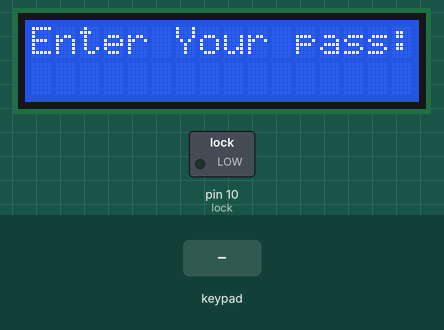
This sketch was run on a simulated Arduino Uno, built with avr-gcc and run on an emulated ATmega328P. On the bench: 16×2 character LCD, switched loads named in the sketch (green lamp = pin HIGH). The test bench sets the inputs (shaded band).

Above: at 1.2 s.
1.3 s: keypad keys 1 2 3 4 pressed 0.4 s apart
At 3.6 s:
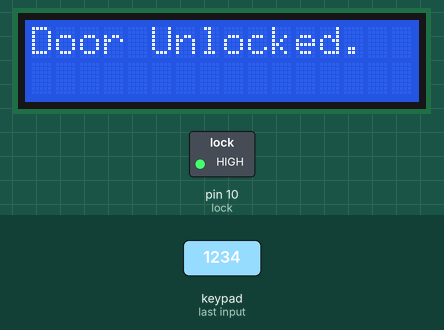
4.4 s: keypad keys 9 8 7 6 pressed 0.4 s apart
At 8.8 s:
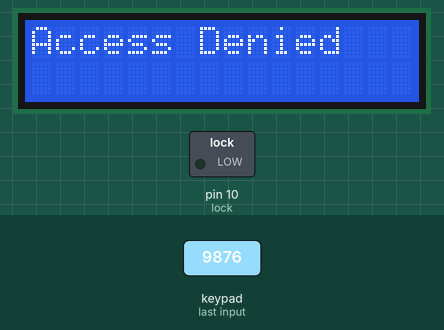
9.0 s: key '1' pressed
At 10.9 s:
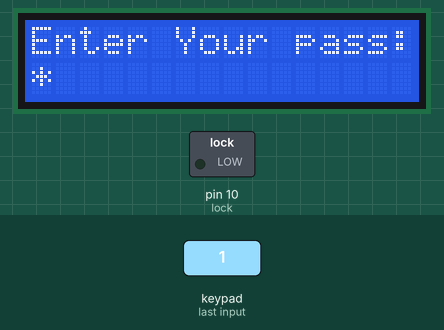
11.6 s: key '2' pressed
At 12.4 s:
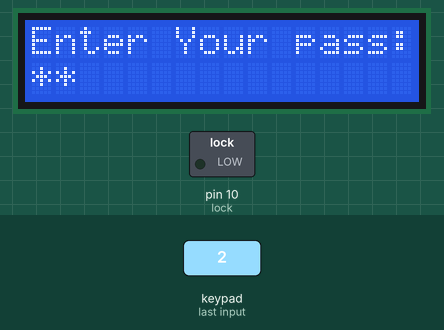
Timing chart, 0 to 14.1 s (numbered marks = the images above; inputs shaded):
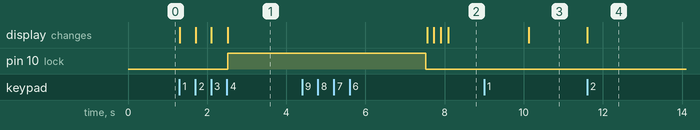

The sketch:

Project4_Smart_Door_Lock.ino
```cpp
#include <LiquidCrystal_I2C.h>
#include <Keypad.h>
// -----------------LCD Display-------------------
const int LCD_ADDRESS = 0x27;   // Change this address if necessary
const int LCD_COLUMNS = 16;
const int LCD_ROWS = 2;


LiquidCrystal_I2C lcd(LCD_ADDRESS, LCD_COLUMNS, LCD_ROWS) ;

//-----------------------Keypad----------------------
const byte ROWS = 4; // Four rows
const byte COLS = 4; // Four columns
char keys[ROWS][COLS] = {
    {'1', '2', '3', 'A'},
    {'4', '5', '6', 'B'},
    {'7', '8', '9', 'C'},
    {'*', '0', '#', 'D'}
} ;
byte rowPins[ROWS] = {9, 8, 7, 6};  // Connect to the row pinouts of the keypad
byte colPins[COLS] = {5, 4, 3, 2};  // Connect to the column pinouts of the keypad
// Create the Keypad object
Keypad keypad = Keypad(makeKeymap(keys), rowPins, colPins, ROWS, COLS);

//-------------------Password------------------------------

String inputPassword="";
String systemPassword="1234";

int password_length=4;
//------------------LOCK------------------------------------
int lock =10;
void setup()
{
    lcd.init();
    lcd.clear();
    lcd.backlight();

    Serial.begin(9600);
    pinMode(lock,OUTPUT);
}
void loop()
{
    lcd.clear();
    lcd.setCursor (0,0);
    lcd.print("Enter Your pass:");
    int i = 0;
while (1) {
  char key = keypad.getKey();
  if (key) {
    if (inputPassword.length() < password_length) {
      inputPassword = inputPassword + key;
      lcd.setCursor(i, 1);
      lcd.print("*");
      i++;

      if (inputPassword.length() == password_length) {
        if (inputPassword == systemPassword) {
          lcd.clear();
          lcd.setCursor(0, 0);
          lcd.print("Door Unlocked.");
          digitalWrite(lock, HIGH);
          delay(5000);
          inputPassword = ""; // password reset
          break;
        } else {
          lcd.clear();
          lcd.setCursor(0, 0);
          lcd.print("Access Denied");
          delay(2000);
          inputPassword = ""; // password reset
          break;
        }
      }
    }
  }
}

digitalWrite(lock, LOW);
}
```

Measured:
- after the input at 1.3 s, pin 10 (lock): LOW → HIGH after 1.2 s; the display: first changes at once (image 1 shows a later state)
- after the input at 4.4 s, the display: first changes after 3.2 s (image 2 shows a later state)
- after the input at 9.0 s, the display: changes after 1.1 s (image 3)
- after the input at 11.6 s, the display: changes at once (image 4)
